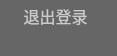
<?xml version="1.0" encoding="UTF-8"?>
<ui version="4.0">
 <class>CExitLoginDlg</class>
 <widget class="QDialog" name="CExitLoginDlg">
  <property name="geometry">
   <rect>
    <x>0</x>
    <y>0</y>
    <width>117</width>
    <height>56</height>
   </rect>
  </property>
  <property name="windowTitle">
   <string>Dialog</string>
  </property>
  <property name="styleSheet">
   <string notr="true">#CExitLoginDlg
{ 
 background-color:#666666;
}</string>
  </property>
  <widget class="QPushButton" name="pushButton">
   <property name="geometry">
    <rect>
     <x>5</x>
     <y>0</y>
     <width>101</width>
     <height>31</height>
    </rect>
   </property>
   <property name="font">
    <font>
     <pointsize>12</pointsize>
    </font>
   </property>
   <property name="styleSheet">
    <string notr="true">#pushButton
{
border:none;
color:#cccccc;
}

#pushButton:hover
{
border-bottom:1px solid #cccccc;
color:#cccccc;
}</string>
   </property>
   <property name="text">
    <string>退出登录</string>
   </property>
   <property name="icon">
    <iconset resource="res.qrc">
     <normaloff>:/icons/exitLogin.png</normaloff>:/icons/exitLogin.png</iconset>
   </property>
   <property name="iconSize">
    <size>
     <width>20</width>
     <height>20</height>
    </size>
   </property>
  </widget>
 </widget>
 <resources>
  <include location="res.qrc"/>
 </resources>
 <connections/>
</ui>
